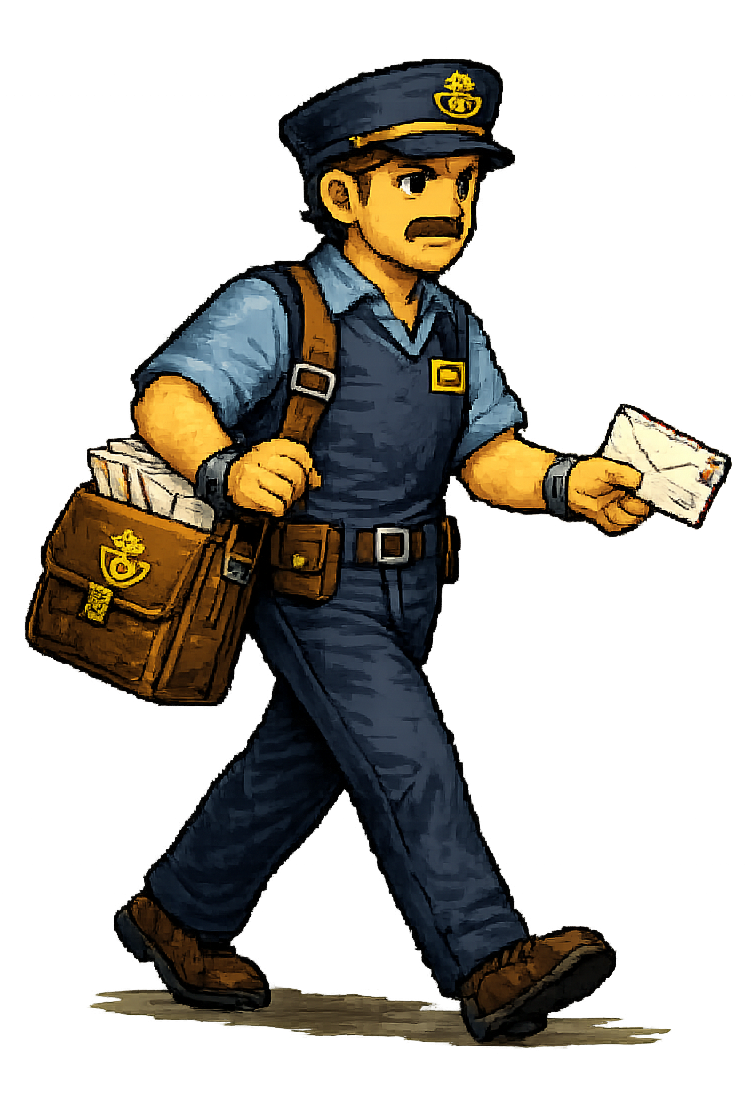
#> input picture Assets/Images/Suspects/cartero.gif.png, 754 x 1095 px, found by its file name; its folder holds 2 pictures in this run
$ python grid.py ../../Assets/Images/Suspects 5 ../../Assets/Images/Suspects/detective.gif.png
#> lines starting #> are read from the running program, lines starting #| are printed output that depends on the picture; pictures that were not available may be replaced by others from this repository, and a replacement may not be noted
"""Hoja de revisión: todos los candidatos de una carpeta en rejilla, con su semilla y su puntuación (scores.csv).
Los descartados (fondo no liso, sin figura) salen con su imagen generada y el motivo en rojo.
Uso: python Tools/portrait_gen/grid.py <carpeta de salida de generate.py> [columnas] [subcarpeta=final]
     → <carpeta>/review_<n>[_<subcarpeta>].png  (p. ej. subcarpeta color: tras colour.py)"""
import csv
import os
import sys

from PIL import Image, ImageDraw, ImageFont

TILE_W, TILE_H, LABEL = 192, 256, 40


def font(size):
    for name in ('arialbd.ttf', 'DejaVuSans-Bold.ttf'):
        try:
            return ImageFont.truetype(name, size)
        except OSError:
            pass
    return ImageFont.load_default()


def main(folder, columns=8, sub='final'):
#> called with folder = '../../Assets/Images/Suspects', columns = 5
    scores = {}
    path_csv = os.path.join(folder, 'scores.csv')
    if os.path.exists(path_csv):
        with open(path_csv, encoding='utf-8') as f:
            scores = {r['seed']: r for r in csv.DictReader(f)}
    seeds = sorted(os.path.splitext(n)[0] for n in os.listdir(os.path.join(folder, 'raw')) if n.endswith('.png'))
    rows = (len(seeds) + columns - 1) // columns
    sheet = Image.new('RGB', (columns * TILE_W, rows * (TILE_H + LABEL)), (24, 24, 30))
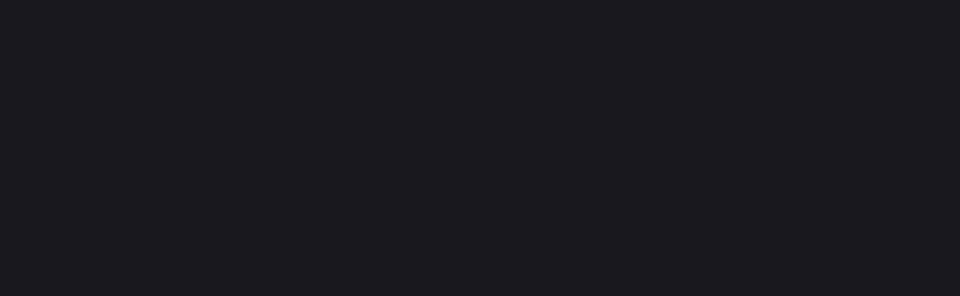
#> sheet: PIL image 960x296 RGB; mean R, G, B 24, 24, 30
    draw = ImageDraw.Draw(sheet)
    for i, seed in enumerate(seeds):
        x, y = (i % columns) * TILE_W, (i // columns) * (TILE_H + LABEL)
        final = os.path.join(folder, sub, f'{seed}.png')
        tile = Image.new('RGBA', (768, 1024), (96, 96, 104, 255))
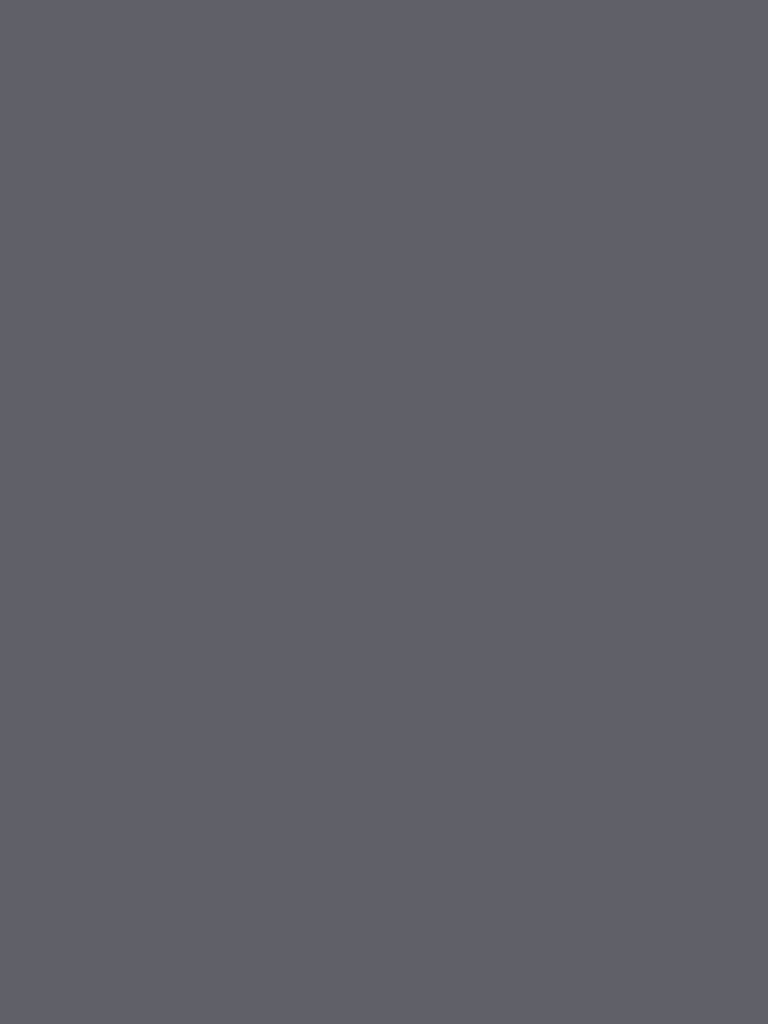
#> tile: PIL image 768x1024 RGBA; mean R, G, B, A 96, 96, 104, 255
        if os.path.exists(final):
            tile.alpha_composite(Image.open(final).convert('RGBA'))
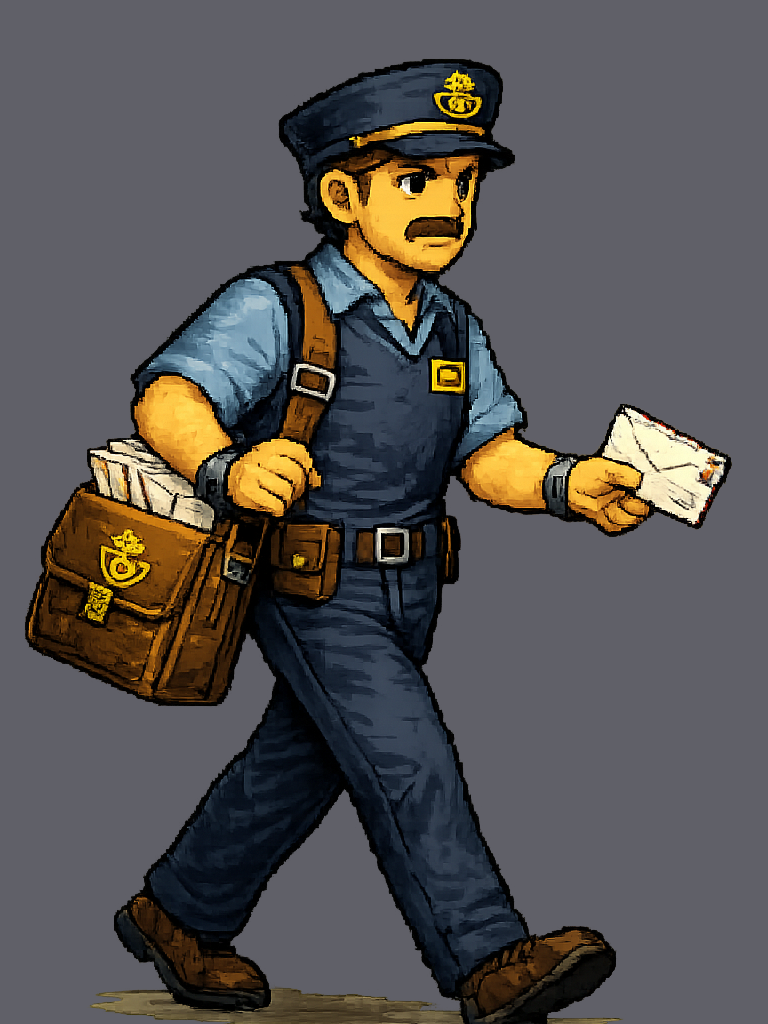
#> tile: PIL image 768x1024 RGBA; mean R, G, B, A 86.9, 83.6, 82.2, 255
        else:  # Descartado antes del posproceso: se ve lo generado
            tile = Image.open(os.path.join(folder, 'raw', f'{seed}.png')).convert('RGBA').resize((768, 1024))
        sheet.paste(tile.resize((TILE_W, TILE_H), Image.NEAREST).convert('RGB'), (x, y))
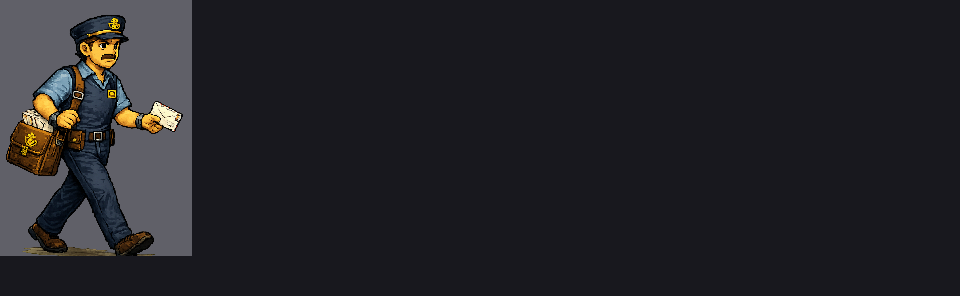
#> sheet: PIL image 960x296 RGB; mean R, G, B 34.9, 34.3, 39
        r = scores.get(seed, {})
        bad = r.get('warnings') and float(r.get('score', 0)) >= 999
        text = f"{seed}  {float(r['score']):.1f}" if r.get('score') else seed
        draw.text((x + 6, y + TILE_H + 4), text, fill=(240, 220, 160), font=font(18))
        if bad:
            draw.text((x + 6, y + TILE_H + 22), r['warnings'][:22], fill=(230, 90, 80), font=font(13))
    out = os.path.join(folder, f'review_{len(seeds)}' + ('' if sub == 'final' else f'_{sub}') + '.png')
    sheet.save(out)
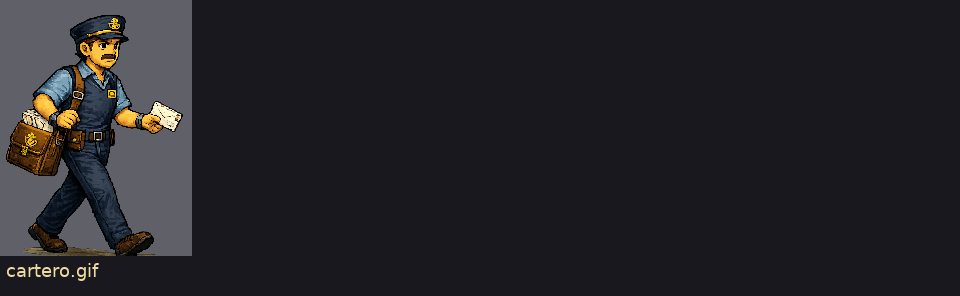
#> saved as detective.gif.png.png: PIL image 960x296 RGB; mean R, G, B 35.2, 34.6, 39.2
    print(out, sheet.size, len(seeds), 'candidatos')
#| ../../Assets/Images/Suspects/review_1_../../Assets/Images/Suspects/detective.gif.png.png (960, 296) 1 candidatos


if __name__ == '__main__':
    main(sys.argv[1], int(sys.argv[2]) if len(sys.argv) > 2 else 8, sys.argv[3] if len(sys.argv) > 3 else 'final')
